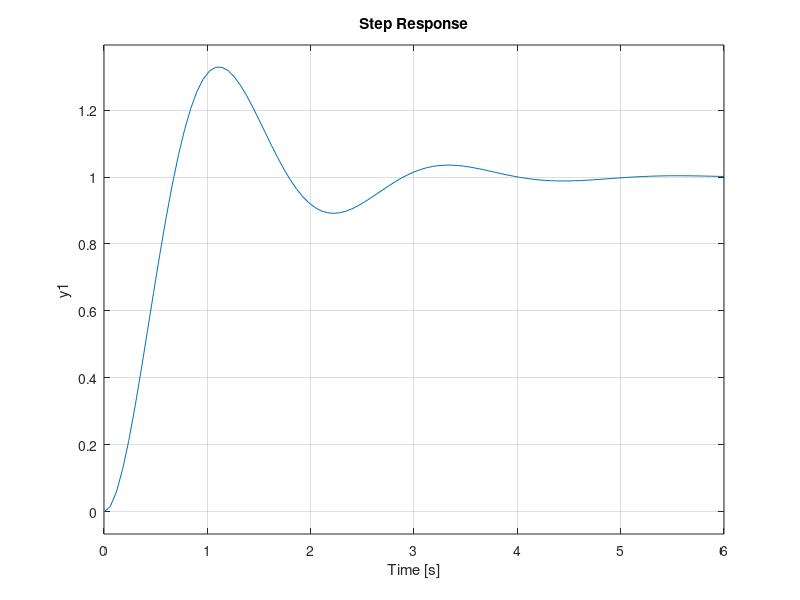

This figure's MATLAB source:
clc;
clear all;
close all;
s=tf('s');
w=3;
j=1/3;
wd=w*sqrt(1-j^2);
sigma=j*w;
sys=9/(s^2+2*s+9);
Rise_time_Tr=(1/wd)*atan(wd/sigma)
Peak_time_Tp=pi/(w*sqrt(1-j^2))
Maximum_Overshoot_os=exp((-pi*j)/(sqrt(1-j^2)))
Settling_time_Ts=4/(j*w)
step(sys)
grid on